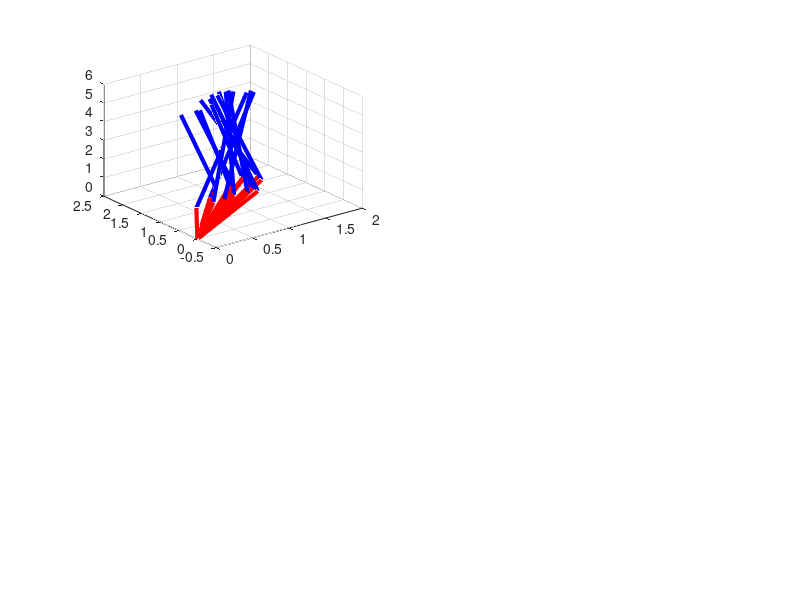

Recreate this plot in MATLAB.
load('toDraw.mat');

a = [0,0,0]';
b0 = [1,1,1]';
c0 = [1,2,4]';

t = 1:15;

b = zeros(3, length(t));
c = zeros(3, length(t));

b(1:3, 1) = b0;
c(1:3, 1) = c0;

for i=2:length(t)
    delta = rand(1,6) - 0.5;
    b(1:3, i) = b(1:3, i-1) + 0.5 .* delta(1:3)';
    c(1:3, i) = c(1:3, i-1) + 0.5 .* delta(4:6)';
end

figure();
subplot(2,2,1)
    grid on; view(3);
    for i=1:length(t)
        pause(0.25);
        hold on;
        plot3([a(1), b(1,i)], [a(2), b(2,i)], [a(3), b(3,i)], 'color', 'red', 'linewidth', 3);
        plot3([b(1,i), c(1,i)], [b(2,i), c(2,i)], [b(3,i), c(3,i)], 'color', 'blue', 'linewidth', 3);
        hold off;
        drawnow;
    end